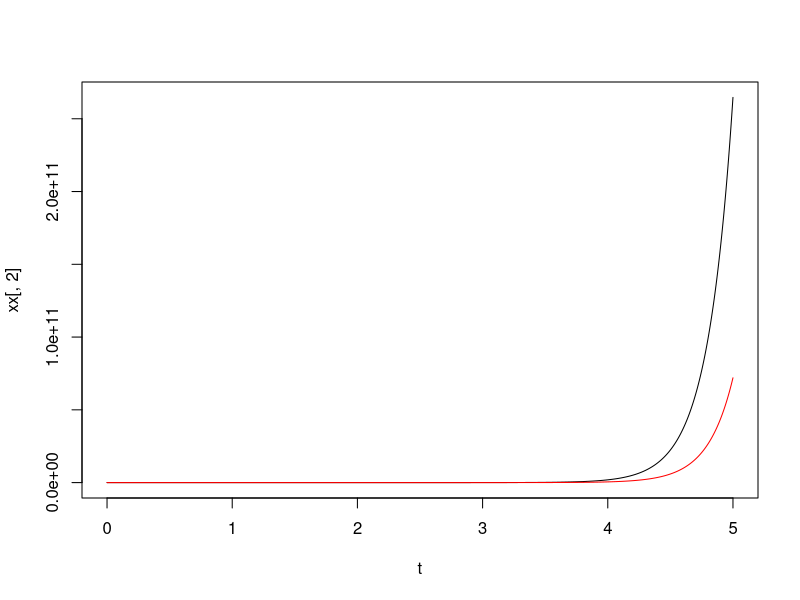

Generate this figure with R:
# https://openstax.org/books/c%C3%A1lculo-volumen-3/pages/7-1-ecuaciones-lineales-de-segundo-orden

fun1 <- function(xx=0){
  mat = matrix(c(0, 5, 1, 4), ncol=2)
  res = mat %*% c(xx[1], xx[2])
}

t1 = 0
t2 = 5
n = 1000

t = seq(t1, t2, length.out = n)
h = t[2] - t[1]

xx = matrix(rep(0, 2*n), ncol=2)

x1 = c(5,1)
xx[1,] = x1

for (i in 2:n){
  x2 = x1 + h*fun1(x1)
  xx[i,] = x2
  x1 = x2 
}

plot(t, xx[,2], type='l')

y = 4*exp(-t) + exp(5*t)

points(t, y, type='l', col='red')
